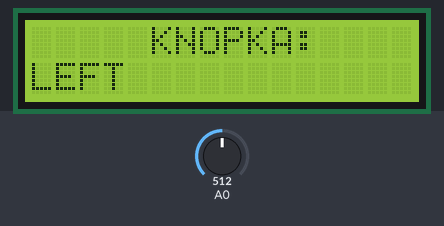
Simulated run of this sketch. Board: Arduino Uno, built with avr-gcc and run on an emulated ATmega328P. Shown: 16×2 character LCD. Inputs (shaded band) come from the test bench; at power-on: A0 = 512. What the sketch prints to the serial monitor is not drawn.

Above: at 1.2 s.
1.3 s: A0 set to 390
At 3.0 s:
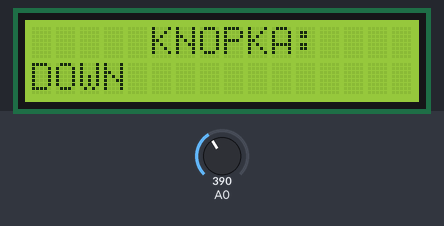
5.5 s: A0 set to 190
At 7.3 s:
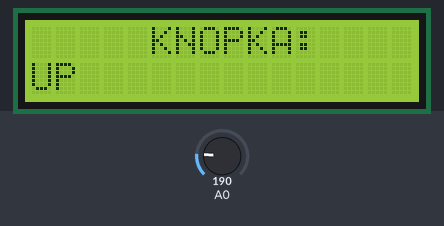
9.7 s: A0 set to 90
At 11.5 s:
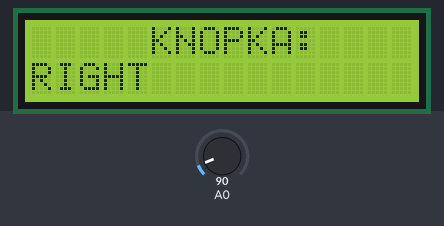
13.9 s: A0 set to 589
At 14.3 s:
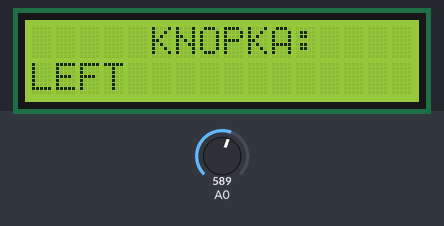
18.1 s: A0 set to 611
At 18.5 s:
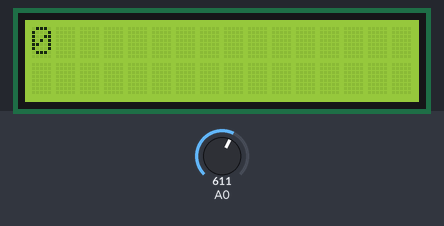
Timing chart, 0 to 21.1 s (numbered marks = the images above; inputs shaded):
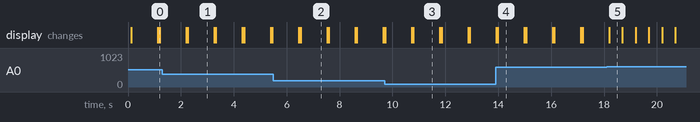

The sketch:

lcd-test-123.ino
```cpp
#include <LiquidCrystal.h> // подключаем библиотеку
LiquidCrystal lcd(8, 9, 4, 5, 6, 7); // пины подключенные к контактам жк

#define B_UP   1  // директива, даем название кнопкам
#define B_DOWN 2
#define B_LEFT 3
#define B_RIGHT 4
#define B_SELECT 5
#define B_NONE 10

int detectButton() {
  int keyAnalog =  analogRead(A0);  // аналоговое чтение с A0
  if (keyAnalog < 100) {            // 0 < 100 значит нажимается вправо
    return B_RIGHT;
  } else if (keyAnalog < 200) {     // 100 < 200 да, нажимается вверх
    return B_UP;
  } else if (keyAnalog < 400) {
    return B_DOWN;
  } else if (keyAnalog < 600) {
    return B_LEFT;
  } else if (keyAnalog < 800) {
    return B_SELECT;
  } else {
    // все остальные значения до 1023 будут означать, что нажатий не было
    return B_NONE;
  }
}
void clearLine(int line){       // переменная очистка строки
  lcd.setCursor(0, 1);          // устанавливаем курсор
  lcd.print("                ");
}

void text(String message){
  Serial.println(message);
  lcd.setCursor(0, 1);
  lcd.print(message);
  delay(1000);
  clearLine(1);
}

void autoscrol(int autoscrol){

}

void sms(int sms){
  lcd.clear();
  lcd.setCursor(0, 0);
  for (int thisChar = 0; thisChar < 10; thisChar++) {
    lcd.print(thisChar);
    delay(500);
  }
  lcd.setCursor(16, 1);
  lcd.autoscroll();
  for (int thisChar = 0; thisChar < 10; thisChar++) {
    lcd.print(thisChar);
    delay(500);
  }
  lcd.noAutoscroll();

  lcd.clear();
}


void setup() {
  Serial.begin(9600);
  lcd.begin(16, 2);
  lcd.setCursor(5,0);
  lcd.print("KNOPKA:");
}

void loop() {
  int button = detectButton();


  switch (button) {
    case B_UP:
    setup();
      text("UP");
      break;
    case B_DOWN:
    setup();
      text("DOWN");
      break;
    case B_LEFT:
    setup();
      text("LEFT");
      break;
    case B_RIGHT:
      setup();
      text("RIGHT");
      break;

    case B_SELECT:
      sms(1);
      break;

    default:

      break;
  }
}
```

Measured:
- the behaviour switches between 599 and 600 on A0 (found by bisection; images 4 and 5)
- after the input at 1.3 s, the display: first differs from a run without the input after 0.96 s (image 1)
- after the input at 5.5 s, the display: first differs from a run without the input after 1.0 s (image 2)
- after the input at 9.7 s, the display: first differs from a run without the input after 1.1 s (image 3)
- after the input at 13.9 s, the display: first differs from a run without the input after 0.09 s (image 4)
- after the input at 18.1 s, the display: first differs from a run without the input after 0.09 s (image 5)
- what the display in image 1 shows lasts 1.0 s, from 2.3 s to 3.3 s
